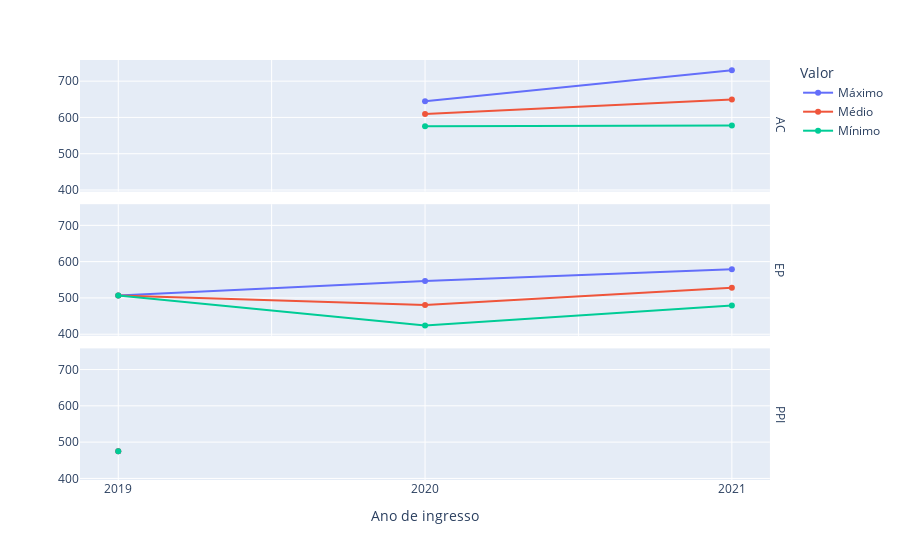

This figure's notebook cell:
### Code cell
def abbreviate_quota(plotly_annotation):
  text = plotly_annotation.text
  new_text = text
  for abbreviation in ['AC', 'EP', 'PPI']:
    if abbreviation in text:
      new_text = abbreviation
      break
  
  return plotly_annotation.update(text=new_text)

figs = []
for id, df in fuvest_metrics_df.groupby('id'):
  molten_df = pd.melt(df.reset_index(),
                      id_vars=['ano', 'modalidade'],
                      value_vars=['Mínimo', 'Máximo', 'Médio'],
                      var_name='metric',
                      value_name='nota')
  fig = px.line(
    molten_df,
    x='ano', y='nota',
    color='metric',
    facet_row='modalidade',
    markers=True,

    labels={
        'ano': 'Ano de ingresso',
        'nota': '',
        'metric': 'Valor',
    },
    category_orders={
        'modalidade': ['Ampla Concorrência (AC)',
                      'Escola Pública (EP)', 
                      'Pretos, Pardos e Indígenas (PPI)'],
        'metric': ['Máximo', 'Médio', 'Mínimo'],
    },
  )
  first_year = molten_df.ano.min()
  fig.update_layout(
      xaxis=dict(
          tickmode='linear',
          tick0=first_year,
          dtick=1,
          fixedrange=True,
      ),
      yaxis=dict(
          fixedrange=True,
      ),
  )
  fig.for_each_annotation(abbreviate_quota)

  figs.append(fig)

print(len(figs))
figs[0].show()

### Figure 1 — Plotly figure (JSON) as saved in the notebook; plotly's stock layout.template omitted (floating-point values rounded to 4 significant figures)
{"data": [{"hovertemplate": "Valor=Máximo<br>modalidade=Ampla Concorrência (AC)<br>Ano de ingresso=%{x}<br>=%{y}<extra></extra>", "legendgroup": "Máximo", "line": {"color": "#636efa", "dash": "solid"}, "marker": {"symbol": "circle"}, "mode": "markers+lines", "name": "Máximo", "orientation": "h", "showlegend": true, "type": "scatter", "x": [2020, 2021], "xaxis": "x3", "y": [644.6, 729.8], "yaxis": "y3"}, {"hovertemplate": "Valor=Máximo<br>modalidade=Escola Pública (EP)<br>Ano de ingresso=%{x}<br>=%{y}<extra></extra>", "legendgroup": "Máximo", "line": {"color": "#636efa", "dash": "solid"}, "marker": {"symbol": "circle"}, "mode": "markers+lines", "name": "Máximo", "orientation": "h", "showlegend": false, "type": "scatter", "x": [2019, 2020, 2021], "xaxis": "x2", "y": [506.5, 546.7, 579.3], "yaxis": "y2"}, {"hovertemplate": "Valor=Máximo<br>modalidade=Pretos, Pardos e Indígenas (PPI)<br>Ano de ingresso=%{x}<br>=%{y}<extra></extra>", "legendgroup": "Máximo", "line": {"color": "#636efa", "dash": "solid"}, "marker": {"symbol": "circle"}, "mode": "markers+lines", "name": "Máximo", "orientation": "h", "showlegend": false, "type": "scatter", "x": [2019], "xaxis": "x", "y": [474.6], "yaxis": "y"}, {"hovertemplate": "Valor=Médio<br>modalidade=Ampla Concorrência (AC)<br>Ano de ingresso=%{x}<br>=%{y}<extra></extra>", "legendgroup": "Médio", "line": {"color": "#EF553B", "dash": "solid"}, "marker": {"symbol": "circle"}, "mode": "markers+lines", "name": "Médio", "orientation": "h", "showlegend": true, "type": "scatter", "x": [2020, 2021], "xaxis": "x3", "y": [609.8, 649.5], "yaxis": "y3"}, {"hovertemplate": "Valor=Médio<br>modalidade=Escola Pública (EP)<br>Ano de ingresso=%{x}<br>=%{y}<extra></extra>", "legendgroup": "Médio", "line": {"color": "#EF553B", "dash": "solid"}, "marker": {"symbol": "circle"}, "mode": "markers+lines", "name": "Médio", "orientation": "h", "showlegend": false, "type": "scatter", "x": [2019, 2020, 2021], "xaxis": "x2", "y": [506.5, 480.6, 527.9], "yaxis": "y2"}, {"hovertemplate": "Valor=Médio<br>modalidade=Pretos, Pardos e Indígenas (PPI)<br>Ano de ingresso=%{x}<br>=%{y}<extra></extra>", "legendgroup": "Médio", "line": {"color": "#EF553B", "dash": "solid"}, "marker": {"symbol": "circle"}, "mode": "markers+lines", "name": "Médio", "orientation": "h", "showlegend": false, "type": "scatter", "x": [2019], "xaxis": "x", "y": [474.6], "yaxis": "y"}, {"hovertemplate": "Valor=Mínimo<br>modalidade=Ampla Concorrência (AC)<br>Ano de ingresso=%{x}<br>=%{y}<extra></extra>", "legendgroup": "Mínimo", "line": {"color": "#00cc96", "dash": "solid"}, "marker": {"symbol": "circle"}, "mode": "markers+lines", "name": "Mínimo", "orientation": "h", "showlegend": true, "type": "scatter", "x": [2020, 2021], "xaxis": "x3", "y": [575.7, 578.0], "yaxis": "y3"}, {"hovertemplate": "Valor=Mínimo<br>modalidade=Escola Pública (EP)<br>Ano de ingresso=%{x}<br>=%{y}<extra></extra>", "legendgroup": "Mínimo", "line": {"color": "#00cc96", "dash": "solid"}, "marker": {"symbol": "circle"}, "mode": "markers+lines", "name": "Mínimo", "orientation": "h", "showlegend": false, "type": "scatter", "x": [2019, 2020, 2021], "xaxis": "x2", "y": [506.5, 424.1, 479.4], "yaxis": "y2"}, {"hovertemplate": "Valor=Mínimo<br>modalidade=Pretos, Pardos e Indígenas (PPI)<br>Ano de ingresso=%{x}<br>=%{y}<extra></extra>", "legendgroup": "Mínimo", "line": {"color": "#00cc96", "dash": "solid"}, "marker": {"symbol": "circle"}, "mode": "markers+lines", "name": "Mínimo", "orientation": "h", "showlegend": false, "type": "scatter", "x": [2019], "xaxis": "x", "y": [474.6], "yaxis": "y"}], "layout": {"annotations": [{"font": {}, "showarrow": false, "text": "PPI", "textangle": 90, "x": 0.98, "xanchor": "left", "xref": "paper", "y": 0.1567, "yanchor": "middle", "yref": "paper"}, {"font": {}, "showarrow": false, "text": "EP", "textangle": 90, "x": 0.98, "xanchor": "left", "xref": "paper", "y": 0.5, "yanchor": "middle", "yref": "paper"}, {"font": {}, "showarrow": false, "text": "AC", "textangle": 90, "x": 0.98, "xanchor": "left", "xref": "paper", "y": 0.8433, "yanchor": "middle", "yref": "paper"}], "legend": {"title": {"text": "Valor"}, "tracegroupgap": 0}, "margin": {"t": 60}, "xaxis": {"anchor": "y", "domain": [0, 0.98], "dtick": 1, "fixedrange": true, "tick0": 2019, "tickmode": "linear", "title": {"text": "Ano de ingresso"}}, "xaxis2": {"anchor": "y2", "domain": [0, 0.98], "matches": "x", "showticklabels": false}, "xaxis3": {"anchor": "y3", "domain": [0, 0.98], "matches": "x", "showticklabels": false}, "yaxis": {"anchor": "x", "domain": [0, 0.3133], "fixedrange": true, "title": {"text": ""}}, "yaxis2": {"anchor": "x2", "domain": [0.3433, 0.6567], "matches": "y", "title": {"text": ""}}, "yaxis3": {"anchor": "x3", "domain": [0.6867, 1.0], "matches": "y", "title": {"text": ""}}}}
